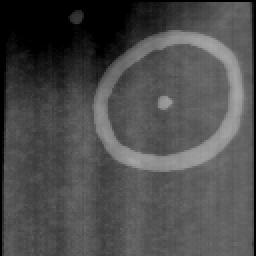
%> input picture tsbb08/labb6/lab6files/nuf0c.tif, 128 x 128 px (shown 2 times larger)
$ octave hysteresis.m   (GNU Octave 9; MATLAB toolbox functions it lacks are replaced by stand-ins)
%> lines starting %> are read from the running program, lines starting %| are printed output that depends on the picture; in (x1, y1, x2, y2) boxes, pixels count from 0 and x2, y2 are one past the last pixel; in counts of white or black regions, pixels touching at a corner belong together; the program's own positions count from 1
nuf = double(imread('nuf0c.tif'));
%> nuf: size 128x128 double; min 0, max 169, mean 75.9; mean of the top-left, top-right, bottom-left and bottom-right quarters 36.2, 89.5, 79.4, 98.5
binvect = [0:1:255];
histo = hist(nuf(:), binvect);
%> histo = 256 values, max 1593 at index 1, min 0 at index 169, mean 64
figure(1)
colormap(gray(256))
subplot(2,2,1), imagesc(nuf, [0 255]);
axis image; title('image nuf0c'); colorbar
subplot(2,2,2), plot(binvect, histo, '.-b');
axis tight; title('histogram')

nuf_thresh1 = nuf > 145;
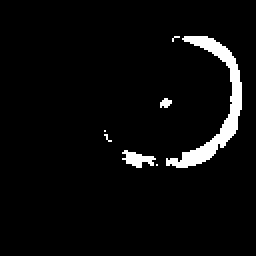
%> nuf_thresh1: size 128x128 logical (shown 2 times larger); 4.2% white; 7 white regions (4 under 20 px), largest, box (x1, y1, x2, y2) and area: (83, 18, 121, 84) 574, (61, 75, 78, 84) 82, (80, 49, 86, 54) 21
subplot(2,2,3), imagesc(nuf_thresh1);
axis image; title('after threshold 1'); colorbar

nuf_thresh2 = nuf > 105;
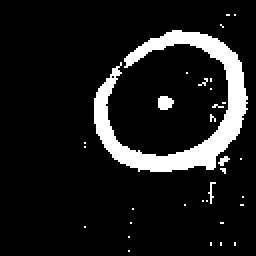
%> nuf_thresh2: size 128x128 logical (shown 2 times larger); 10.7% white; 32 white regions (30 under 20 px), largest, box (x1, y1, x2, y2) and area: (47, 15, 124, 86) 1610, (79, 48, 87, 55) 45
subplot(2,2,4), imagesc(nuf_thresh2);
axis image; title('after threshold 2'); colorbar
%> after `colorbar`:
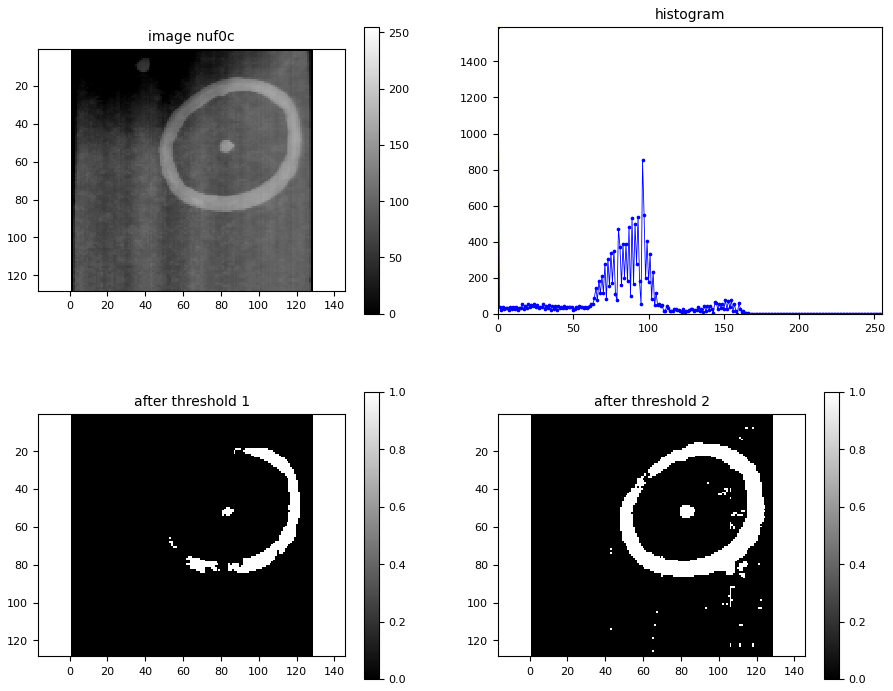
%> figure redrawn from the program's plot data, 4 panels

figure(2);
colormap(gray(256));
while 1
    e = nuf_thresh1;
    SE8 = ones(3,3);
    d = imdilate(nuf_thresh1, SE8);
    nuf_thresh1 = d .* nuf_thresh2;

    imagesc(nuf_thresh1);
    pause;
    if nuf_thresh1 == e
        break;
    end
end
%> this loop made 35 passes
%> pass 1, `d = imdilate(nuf_thresh1, SE8);`:
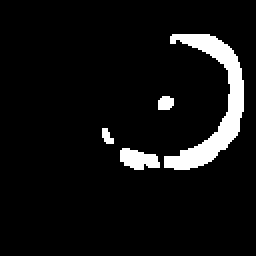
%> d: size 128x128 logical (shown 2 times larger); 6.7% white; 4 white regions, box (x1, y1, x2, y2) and area: (82, 17, 122, 85) 865, (60, 74, 80, 85) 153, (79, 48, 87, 55) 48, (51, 64, 57, 72) 32
%> pass 1, `nuf_thresh1 = d .* nuf_thresh2;`:
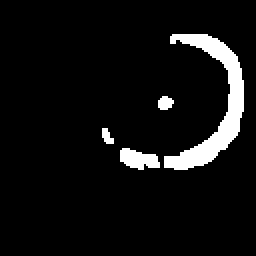
%> nuf_thresh1: size 128x128 double (shown 2 times larger); values 0 (black) and 1 (white), 6.5% white; 4 white regions, box (x1, y1, x2, y2) and area: (82, 17, 122, 85) 841, (60, 74, 80, 85) 148, (79, 48, 87, 55) 43, (51, 64, 57, 72) 32
%> pass 2, `d = imdilate(nuf_thresh1, SE8);`:
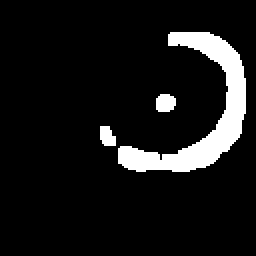
%> d: size 128x128 double (shown 2 times larger); values 0 (black) and 1 (white), 9.1% white; 3 white regions, box (x1, y1, x2, y2) and area: (59, 16, 123, 86) 1342, (78, 47, 88, 56) 77, (50, 63, 58, 73) 64
%> after the loop:
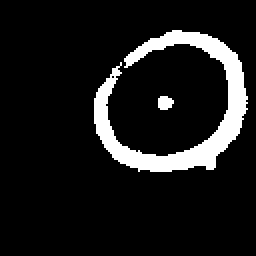
%> displayed picture: size 128x128x3, on the screen's scale of 0 to 255 (shown 2 times larger); 10.1% white; 2 white regions, box (x1, y1, x2, y2) and area: (47, 15, 124, 86) 1610, (79, 48, 87, 55) 45
